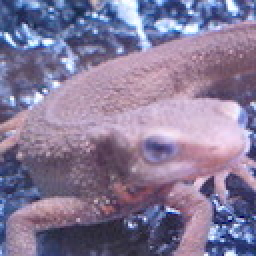
#> input picture Gazou100knock_anser/input/imori.jpg, 128 x 128 px (shown 2 times larger)
$ python q15.py   (older library calls are emulated)
#> lines starting #> are read from the running program, lines starting #| are printed output that depends on the picture
#> further down, img is the input picture: shape (128, 128, 3); mean B, G, R 152.8, 121.8, 134.1
### Gazou100knock_anser/function.py
import numpy as np


# [11 lines left out: function BGR2RGB, not called in this run]


def RGB2GRAY(img):
    #与えられた画像を数値値
    img=img.astype(np.float32)
    b=img[:,:,0].copy()#img[行:列:色]
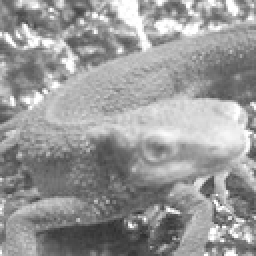
#> b: shape (128, 128) float32 (shown 2 times larger); min 46, max 255, mean 152.8
    g=img[:,:,1].copy()
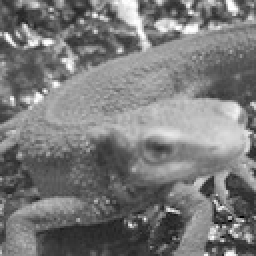
#> g: shape (128, 128) float32 (shown 2 times larger); min 0, max 255, mean 121.8
    r=img[:,:,2].copy()
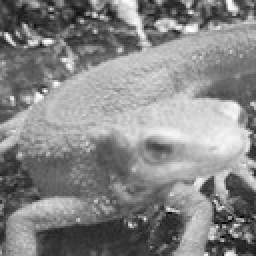
#> r: shape (128, 128) float32 (shown 2 times larger); min 0, max 255, mean 134.1

    img= 0.2126*r + 0.7152*g + 0.0722*b
#> img: shape (128, 128) float32

    #画像を複合して戻す、符号なしの整数にする
    return img.astype(np.uint8)


# [342 lines left out: functions binarization, Obinarization, BGR2HSV, HSV2BGR, tone_reduction, average_pooling and 9 more, not called in this run]

def sobel_filter(img,size=3,axis=0):
#> called with size = 3, axis = 1
    img=img.astype(np.float32)
    H,W=img.shape
#> H = 128; W = 128

    #0パディング
    zero_pad=size//2 #余る=奇数サイズ
    out=np.zeros((H+zero_pad*2,W+zero_pad*2),dtype=np.float32)
    out[zero_pad:H+zero_pad,zero_pad:W+zero_pad]=img.copy().astype(np.float32)
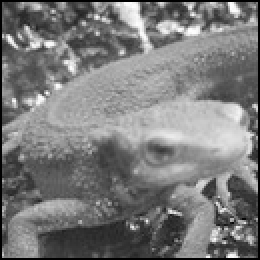
#> out: shape (130, 130) float32 (shown 2 times larger); min 0, max 254, mean 122.3

    #kernel
    if axis==0:#行方向
        K=[ [1,2,1],[0,0,0],[-1,-2,-1]]
    else:#列方向
        K=[ [1,0,-1],[2,0,-2],[1,0,-1]]

    tmp=out.copy()

    #フィルタリング
    for y in range(H):
        for x in range(W):#sumで集約する必要がある
            out[zero_pad + y, zero_pad + x] = np.sum(K*tmp[y: y + size, x: x + size])
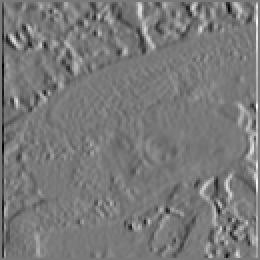
#> out: shape (130, 130) float32 (shown 2 times larger); min -707, max 775, mean 0.2; drawn with min black and max white
    out=out[zero_pad:zero_pad+H,zero_pad:zero_pad+W].astype(np.uint8)
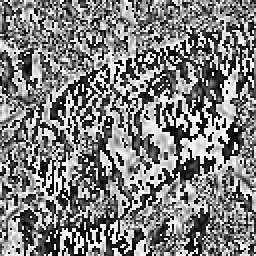
#> out: shape (128, 128) (shown 2 times larger); min 0, max 255, mean 127.5
    return out

# [273 lines left out: functions Prewitt_filter, Laplacian_filter, Emboss_filter, hist_normalization, hist_manipulate, hist_equalization and 5 more, not called in this run]

### Gazou100knock_anser/q15.py
import cv2
import numpy as np
import function as func

# sobel filter エッジ抽出
img = cv2.imread("input/imori.jpg")
img = func.RGB2GRAY(img)
out = img.copy()
out = func.sobel_filter(out,size=3,axis=1)#axis=0 tate 1 yoko

cv2.imwrite("output/q15_yoko.jpg",out)
cv2.imshow("result", img)
cv2.waitKey(0)
cv2.destroyAllWindows()
